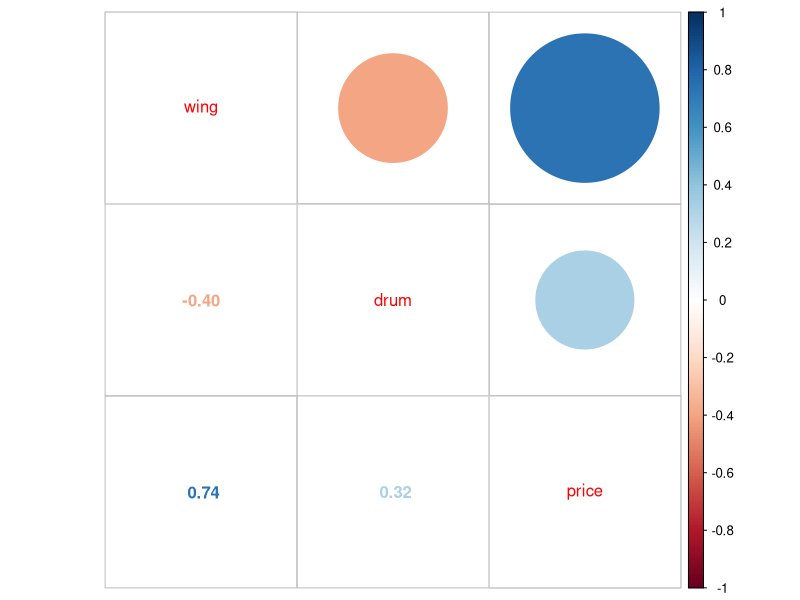
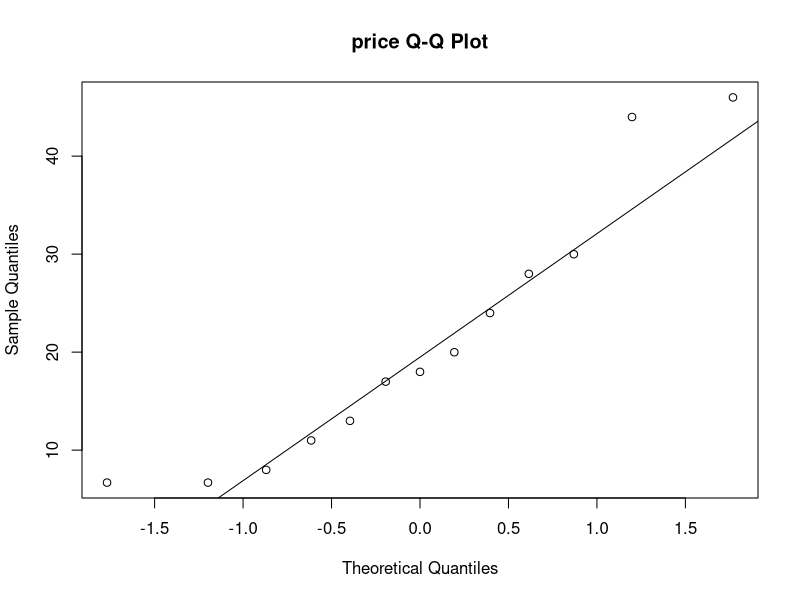
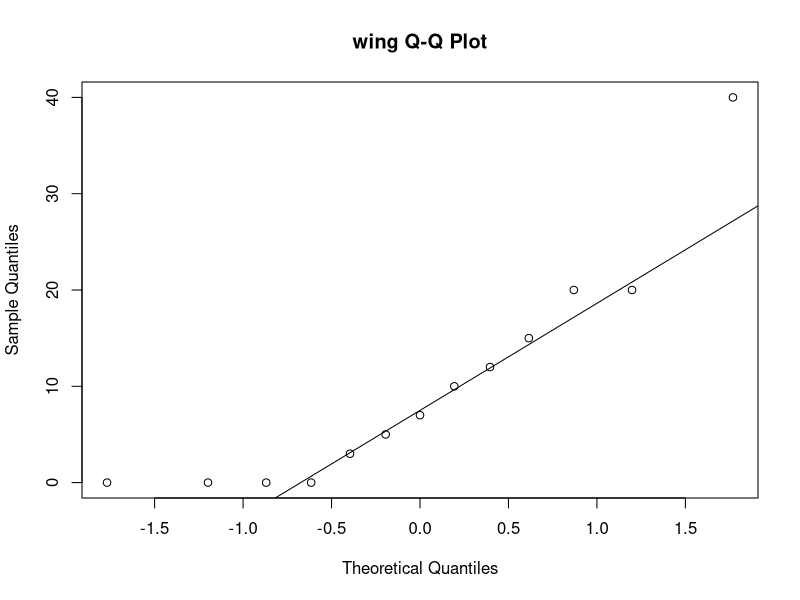
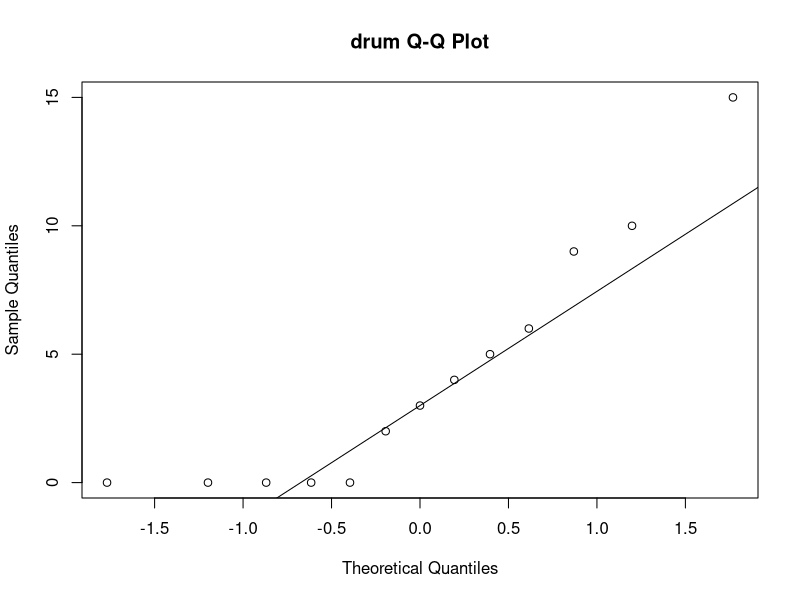
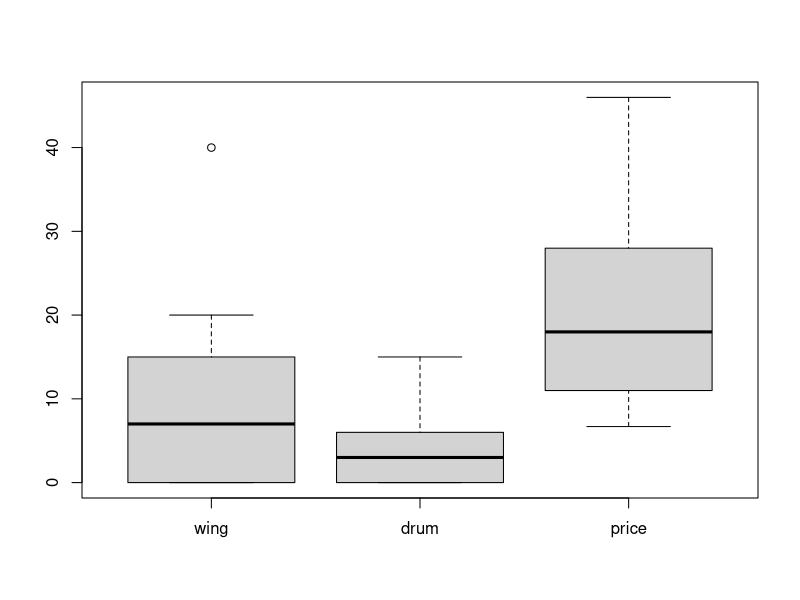
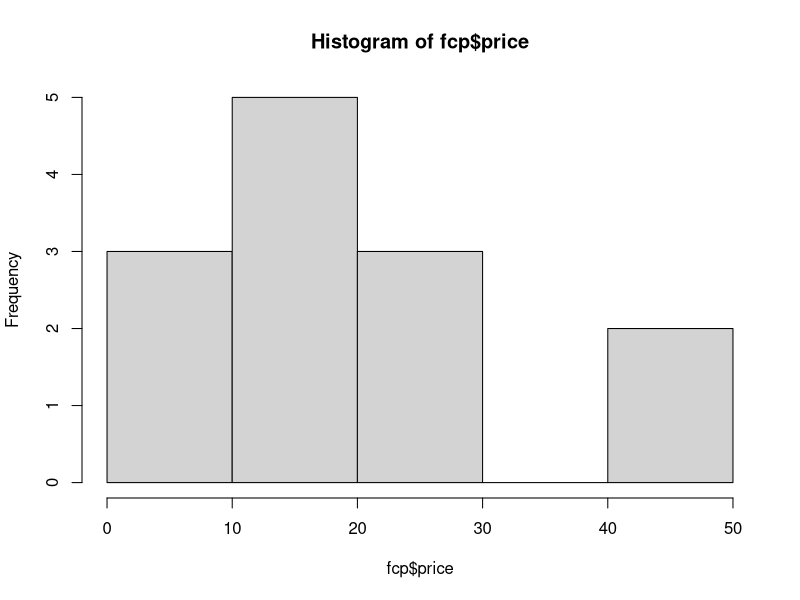
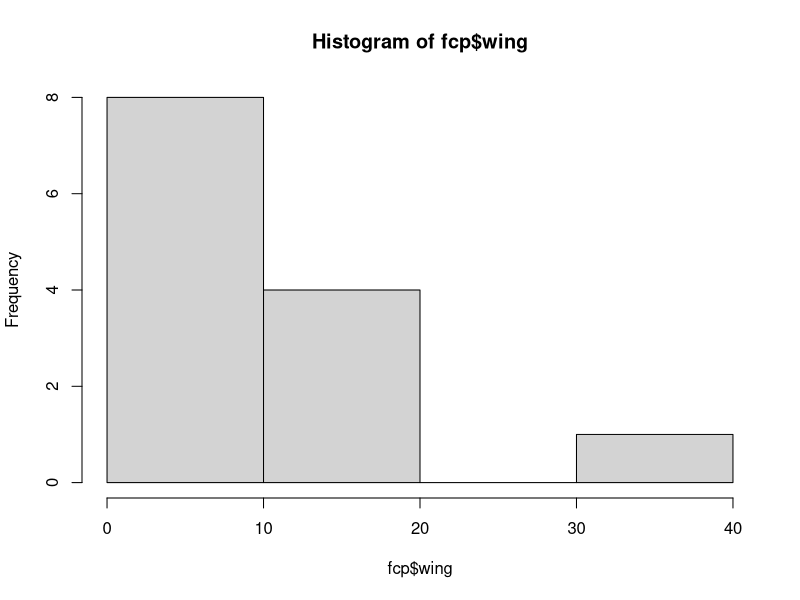
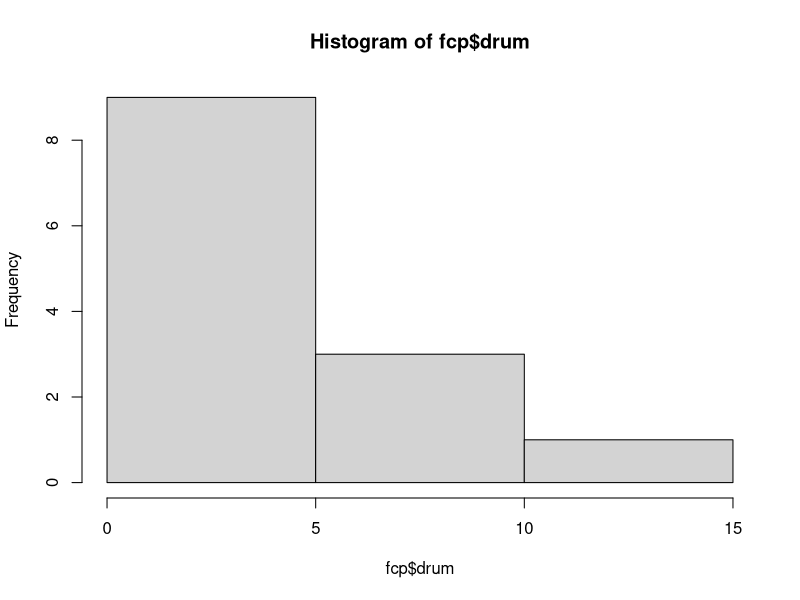

These figures' R source, in order: (Note: this script raises an error after producing the figures.)
## ---- chunk 1
knitr::opts_chunk$set(echo = TRUE)
## ---- chunk 2
# use this function to conveniently load libraries and work smoothly with knitting
# can add quietly=T option to the require() function
# note that using this function requires quotes around the package name, as you would when installing packages.
loadPkg = function(x) { if (!require(x,character.only=T, quietly =T)) { install.packages(x,dep=T,repos="http://cran.us.r-project.org"); if(!require(x,character.only=T)) stop("Package not found") } }
# unload/detact package when done using it
# detach_package = function(pkg, character.only = FALSE) { if(!character.only) { pkg <- deparse(substitute(pkg)) } search_item <- paste("package", pkg, sep = ":") while(search_item %in% search()) { detach(search_item, unload = TRUE, character.only = TRUE) } }
## ---- chunk 3
# fried-chicken-price
fcp <- data.frame(wing=c(NA,10,15,20,40,0,0,0,0,3,7,12,20), drum=c(0,0,0,0,0,3,5,10,15,2,4,6,9), price=c(6.69,12.99,17.99,23.99,45.99,6.69,10.99,19.99,29.99,7.99,16.99,27.99,43.99) )
## ---- chunk 4
str(fcp)
summary(fcp)
## ---- chunk 5
fcp[1,1]=5  # equal sign "=" and assignment operator "<-" are interchangeable in R
str(fcp)
summary(fcp)
## ---- chunk 6
loadPkg("corrplot")
corrmatrix = cor(fcp)  # more detailed pair-wise correlation test can be obtained from cor.test(fcp$wing,fcp$price) etc
corrplot.mixed(corrmatrix)
## ---- chunk 7
qqnorm(fcp$price, main = "price Q-Q Plot") 
qqline(fcp$price)
qqnorm(fcp$wing, main = "wing Q-Q Plot") 
qqline(fcp$wing)
qqnorm(fcp$drum, main = "drum Q-Q Plot") 
qqline(fcp$drum)
## ---- chunk 8
boxplot(fcp)
## ---- chunk 9
hist(fcp$price)
hist(fcp$wing)
hist(fcp$drum)
## ---- chunk 10
shapiro.test(fcp$price)
shapiro.test(fcp$wing)
shapiro.test(fcp$drum)
## ---- chunk 11
chicklm = lm(price ~ ., data=fcp)
summary(chicklm)
## ---- chunk 12
coeffconfint = confint.lm(chicklm) 
# or just 
# confint(chicklm)
coeffconfint
## ---- chunk 13
loadPkg("faraway") # faraway library is one of them has a vif function
vif(chicklm)
## ---- chunk 14
fcp$fitval = chicklm$fitted.values
fcp$residuals = chicklm$residuals
fcp
